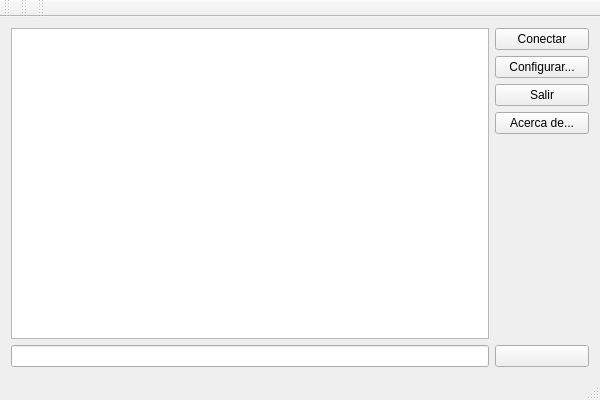
<?xml version="1.0" encoding="UTF-8"?>
<ui version="4.0">
 <class>MainWindow</class>
 <widget class="QMainWindow" name="MainWindow">
  <property name="geometry">
   <rect>
    <x>0</x>
    <y>0</y>
    <width>600</width>
    <height>400</height>
   </rect>
  </property>
  <property name="minimumSize">
   <size>
    <width>600</width>
    <height>400</height>
   </size>
  </property>
  <property name="baseSize">
   <size>
    <width>600</width>
    <height>400</height>
   </size>
  </property>
  <property name="windowTitle">
   <string>qVersare</string>
  </property>
  <widget class="QWidget" name="centralWidget">
   <layout class="QHBoxLayout" name="horizontalLayout">
    <item>
     <layout class="QVBoxLayout" name="verticalLayout">
      <item>
       <widget class="QPlainTextEdit" name="ReciveTextEdit">
        <property name="readOnly">
         <bool>true</bool>
        </property>
       </widget>
      </item>
      <item>
       <widget class="QLineEdit" name="SendTextEdit"/>
      </item>
     </layout>
    </item>
    <item>
     <layout class="QVBoxLayout" name="verticalLayout_2">
      <item>
       <widget class="QPushButton" name="conectButton">
        <property name="minimumSize">
         <size>
          <width>94</width>
          <height>0</height>
         </size>
        </property>
        <property name="text">
         <string>Conectar</string>
        </property>
       </widget>
      </item>
      <item>
       <widget class="QPushButton" name="confButton">
        <property name="text">
         <string>Configurar...</string>
        </property>
       </widget>
      </item>
      <item>
       <widget class="QPushButton" name="exitButton">
        <property name="text">
         <string>Salir</string>
        </property>
       </widget>
      </item>
      <item>
       <widget class="QPushButton" name="aboutButton">
        <property name="text">
         <string>Acerca de...</string>
        </property>
       </widget>
      </item>
      <item>
       <spacer name="verticalSpacer">
        <property name="orientation">
         <enum>Qt::Vertical</enum>
        </property>
        <property name="sizeHint" stdset="0">
         <size>
          <width>20</width>
          <height>40</height>
         </size>
        </property>
       </spacer>
      </item>
      <item>
       <layout class="QVBoxLayout" name="verticalLayout_3">
        <item>
         <widget class="QPushButton" name="imageButton">
          <property name="text">
           <string/>
          </property>
         </widget>
        </item>
       </layout>
      </item>
     </layout>
    </item>
   </layout>
  </widget>
  <widget class="QMenuBar" name="menuBar">
   <property name="geometry">
    <rect>
     <x>0</x>
     <y>0</y>
     <width>600</width>
     <height>27</height>
    </rect>
   </property>
  </widget>
  <widget class="QToolBar" name="mainToolBar">
   <attribute name="toolBarArea">
    <enum>TopToolBarArea</enum>
   </attribute>
   <attribute name="toolBarBreak">
    <bool>false</bool>
   </attribute>
  </widget>
  <widget class="QStatusBar" name="statusBar"/>
  <widget class="QToolBar" name="toolBar">
   <property name="windowTitle">
    <string>toolBar</string>
   </property>
   <attribute name="toolBarArea">
    <enum>TopToolBarArea</enum>
   </attribute>
   <attribute name="toolBarBreak">
    <bool>false</bool>
   </attribute>
  </widget>
  <widget class="QToolBar" name="toolBar_2">
   <property name="windowTitle">
    <string>toolBar_2</string>
   </property>
   <attribute name="toolBarArea">
    <enum>TopToolBarArea</enum>
   </attribute>
   <attribute name="toolBarBreak">
    <bool>false</bool>
   </attribute>
  </widget>
 </widget>
 <layoutdefault spacing="6" margin="11"/>
 <resources/>
 <connections/>
</ui>
